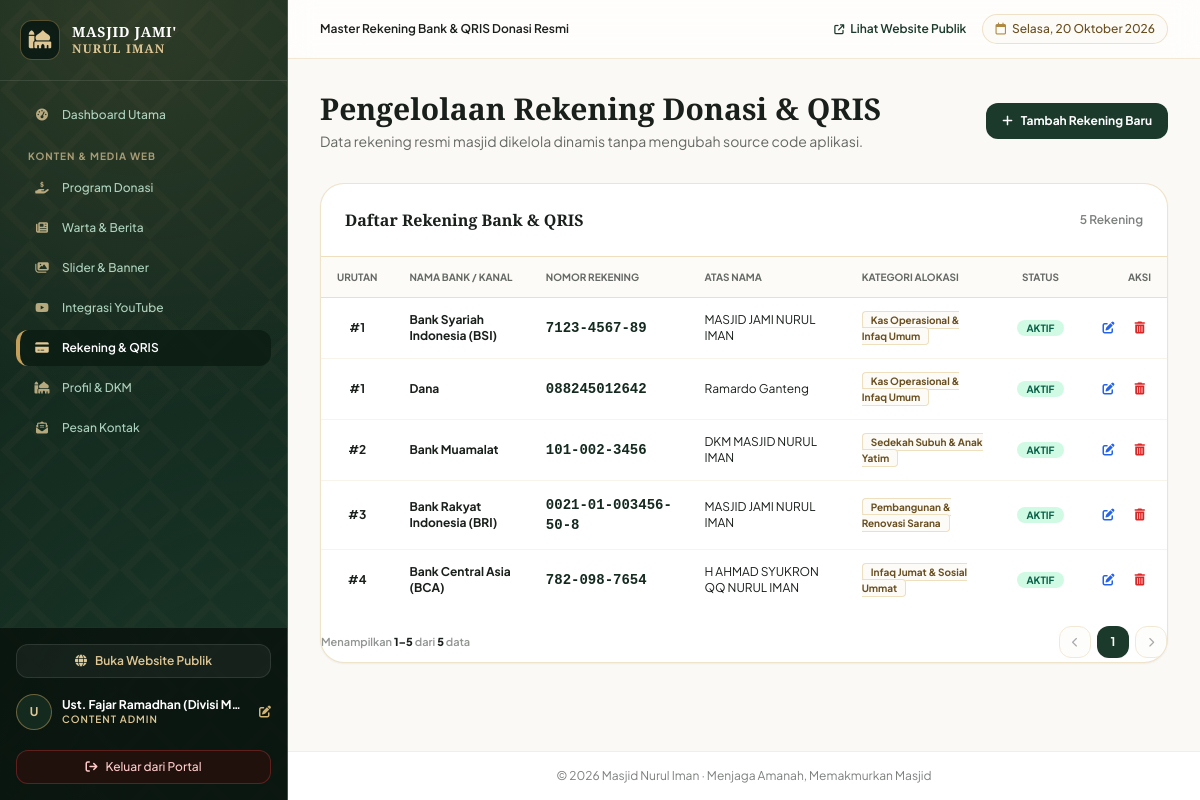
The page /admin/rekening-admin.php (signed in) on the database its author committed.
### tables this page shows
CREATE TABLE IF NOT EXISTS `rekening_donasi` (
  `id` int NOT NULL AUTO_INCREMENT,
  `nama_bank` varchar(50) NOT NULL,
  `nomor_rekening` varchar(50) NOT NULL,
  `atas_nama` varchar(100) NOT NULL,
  `kategori_donasi` varchar(100) NOT NULL DEFAULT 'Infaq & Kas Umum',
  `logo_bank` varchar(255) DEFAULT NULL,
  `qris_image` varchar(255) DEFAULT NULL,
  `is_active` tinyint(1) NOT NULL DEFAULT '1',
  `urutan` int NOT NULL DEFAULT '1',
  `created_at` timestamp NULL DEFAULT CURRENT_TIMESTAMP,
  PRIMARY KEY (`id`),
  KEY `idx_rekening_active` (`is_active`)
);

### admin/rekening-admin.php (the view, shortened to what this page needs)
<?php
require_once __DIR__ . '/../config/database.php';
$pag = paginate_data($pdo, "SELECT * FROM rekening_donasi ORDER BY urutan ASC, id ASC", [], 10);
$rekening = $pag['items'];
require_once __DIR__ . '/../layouts/header.php';
require_once __DIR__ . '/../layouts/sidebar.php';
?>
<div class="flex flex-col sm:flex-row sm:items-center justify-between gap-4">
    <div>
        <h2 class="text-2xl sm:text-3xl font-bold text-warm-900 font-classic">
            Pengelolaan Rekening Donasi &amp; QRIS
        </h2>
        <p class="text-xs sm:text-sm text-warm-800/70 mt-1">
            Data rekening resmi masjid dikelola dinamis tanpa mengubah source code aplikasi.
        </p>
    </div>
    <button type="button" onclick="bukaModalRekening()" class="px-4 py-2.5 rounded-xl bg-cypress-700 hover:bg-cypress-800 text-white font-bold text-xs shadow-xs transition flex items-center gap-2">
        <i class="fa-solid fa-plus"></i>
        <span>Tambah Rekening Baru</span>
    </button>
</div>
<div class="bg-white rounded-3xl border border-antique-300/50 shadow-sm overflow-hidden">
    <div class="p-6 border-b border-antique-200 flex items-center justify-between">
        <h3 class="font-classic text-base font-bold text-warm-900">
            Daftar Rekening Bank &amp; QRIS
        </h3>
        <span class="text-xs text-warm-800/60 font-semibold"><?= number_format($pag['total']) ?> Rekening</span>
    </div>
    <div class="overflow-x-auto">
        <table class="w-full text-left text-xs">
            <thead>
                <tr class="border-b border-antique-200 bg-warm-50/70 text-warm-800/70 uppercase text-[10px] font-bold">
                    <th class="py-3 px-4 text-center">Urutan</th>
                    <th class="py-3 px-4">Nama Bank / Kanal</th>
                    <th class="py-3 px-4">Nomor Rekening</th>
                    <th class="py-3 px-4">Atas Nama</th>
                    <th class="py-3 px-4">Kategori Alokasi</th>
                    <th class="py-3 px-4 text-center">Status</th>
                    <th class="py-3 px-4 text-right">Aksi</th>
                </tr>
            </thead>
            <tbody class="divide-y divide-antique-100">
                <?php foreach ($rekening as $r): ?>
                    <tr class="hover:bg-warm-50/60 transition">
                        <td class="py-3.5 px-4 text-center font-bold text-warm-900">
                            #<?= $r['urutan'] ?>
                        </td>
                        <td class="py-3.5 px-4 font-bold text-warm-900">
                            <?= e($r['nama_bank']) ?>
                        </td>
                        <td class="py-3.5 px-4 font-mono font-bold text-cypress-800 text-sm">
                            <?= e($r['nomor_rekening']) ?>
                        </td>
                        <td class="py-3.5 px-4 text-warm-900">
                            <?= e($r['atas_nama']) ?>
                        </td>
                        <td class="py-3.5 px-4">
                            <span class="px-2 py-0.5 rounded text-[10px] font-bold bg-antique-50 text-antique-800 border border-antique-200">
                                <?= e($r['kategori_donasi']) ?>
                            </span>
                        </td>
                        <td class="py-3.5 px-4 text-center whitespace-nowrap">
                            <span class="px-2.5 py-0.5 rounded-full text-[10px] font-bold uppercase <?= $r['is_active'] ? 'bg-emerald-100 text-emerald-800' : 'bg-stone-200 text-stone-600' ?>">
                                <?= $r['is_active'] ? 'Aktif' : 'Nonaktif' ?>
                            </span>
                        </td>
                        <td class="py-3.5 px-4 text-right whitespace-nowrap">
                            <div class="flex items-center justify-end gap-2">
                                <button type="button" data-rekening="<?= htmlspecialchars(json_encode($r, JSON_UNESCAPED_UNICODE), ENT_QUOTES, 'UTF-8') ?>" onclick="editRekeningSafe(this)" class="p-1.5 rounded-lg text-blue-600 hover:bg-blue-50" title="Edit">
                                    <i class="fa-solid fa-pen-to-square"></i>
                                </button>
                                <a href="rekening-admin?hapus=<?= $r['id'] ?>" data-hapus data-judul="Hapus Rekening" data-pesan="Rekening <?= e($r['nama_bank'] ?? '') ?> a.n. <?= e($r['atas_nama'] ?? '') ?> akan dihapus. Lanjutkan?" class="p-1.5 rounded-lg text-red-600 hover:bg-red-50" title="Hapus">
                                    <i class="fa-solid fa-trash-can"></i>
                                </a>
                            </div>
                        </td>
                    </tr>
                <?php endforeach; ?>
            </tbody>
        </table>
    </div>
    <?php render_pagination($pag['totalHalaman'], $pag['halaman'], $pag['total'], $pag['dari'], $pag['sampai']); ?>
</div>
<?php require_once __DIR__ . '/../layouts/footer.php'; ?>

### config/helpers.php (shortened to what this page needs)
<?php
function e($text) {
    return htmlspecialchars((string)($text ?? ''), ENT_QUOTES, 'UTF-8');
}
function paginate_data($pdo, $sql, $params = [], $perHalaman = 10) {
    $perHalaman = max(1, (int)$perHalaman);
    $stmtCount = $pdo->prepare("SELECT COUNT(*) FROM (" . $sql . ") AS sub_paginator");
    $stmtCount->execute($params);
    $total = (int)$stmtCount->fetchColumn();
    $totalHalaman = (int)ceil($total / $perHalaman);
    $totalHalaman = max(1, $totalHalaman);
    $halaman = (int)($_GET['page'] ?? 1);
    $offset = ($halaman - 1) * $perHalaman;
    $stmt = $pdo->prepare($sql . " LIMIT ? OFFSET ?");
    $i = 1;
    $stmt->bindValue($i++, (int)$perHalaman, PDO::PARAM_INT);
    $stmt->bindValue($i, (int)$offset, PDO::PARAM_INT);
    $stmt->execute();
    $items = $stmt->fetchAll();
    $dari   = $total === 0 ? 0 : ($offset + 1);
    $sampai = min($offset + $perHalaman, $total);
    return [
        'items'        => $items,
        'total'        => $total,
        'halaman'      => $halaman,
        'totalHalaman' => $totalHalaman,
        'dari'         => $dari,
        'sampai'       => $sampai,
    ];
}
function render_pagination($totalHalaman, $halaman, $total = 0, $dari = 0, $sampai = 0) {
    $query = $_GET;
    $q = function ($page) use ($query) {
        $query['page'] = $page;
        return '?' . http_build_query($query);
    };
    echo '<div class="flex flex-col sm:flex-row items-center justify-between gap-3 pt-4 pb-1 text-xs">';
    echo '<span class="text-[11px] text-warm-800/50 font-semibold">Menampilkan <b class="text-warm-900">' . $dari . '&ndash;' . $sampai . '</b> dari <b class="text-warm-900">' . $total . '</b> data</span>';
    echo '<nav class="flex items-center gap-1.5" aria-label="Pagination">';
    $prevHalaman = max(1, $halaman - 1);
    $prevDisabled = $halaman <= 1;
    echo '<a href="' . e($q($prevHalaman)) . '" class="w-8 h-8 rounded-xl bg-warm-50 border border-antique-300 text-warm-800 flex items-center justify-center transition ' . ($prevDisabled ? 'pointer-events-none opacity-40' : 'hover:bg-antique-100') . '" title="Sebelumnya">';
    echo '<i class="fa-solid fa-chevron-left text-[10px]"></i></a>';
    $mulai = max(1, $halaman - 2);
    $akhir = min($totalHalaman, $halaman + 2);
    for ($i = $mulai; $i <= $akhir; $i++) {
        if ($i === $halaman) {
            echo '<span class="w-8 h-8 rounded-xl bg-cypress-700 text-white font-bold shadow-xs flex items-center justify-center">' . $i . '</span>';
        } else {
            echo '<a href="' . e($q($i)) . '" class="w-8 h-8 rounded-xl bg-warm-50 border border-antique-300 text-warm-800 hover:bg-antique-100 flex items-center justify-center font-semibold transition">' . $i . '</a>';
        }
    }
    $nextHalaman = min($totalHalaman, $halaman + 1);
    $nextDisabled = $halaman >= $totalHalaman;
    echo '<a href="' . e($q($nextHalaman)) . '" class="w-8 h-8 rounded-xl bg-warm-50 border border-antique-300 text-warm-800 flex items-center justify-center transition ' . ($nextDisabled ? 'pointer-events-none opacity-40' : 'hover:bg-antique-100') . '" title="Berikutnya">';
    echo '<i class="fa-solid fa-chevron-right text-[10px]"></i></a>';
    echo '</nav>';
    echo '</div>';
}

### assets/css/classic-theme.css (style rules this page uses)
:root { --color-primary: #183728; --color-primary-dark: #11271d; --color-primary-light: #224937; --color-accent-gold: #c5a059; --color-accent-gold-light: #dfc896; --color-accent-gold-dark: #9e7b36; --color-bg-body: #fbf9f5; --color-bg-surface: #ffffff; --color-bg-muted: #f4efe4; --color-border-subtle: #e8e2d4; --color-border-gold: #dbc8a2; --color-text-main: #1b2620; --color-text-muted: #5e6d64; }
body { font-family: 'Plus Jakarta Sans', sans-serif; background-color: var(--color-bg-body); color: var(--color-text-main); -webkit-font-smoothing: antialiased; }
.font-classic { font-family: 'Cinzel', serif; }
.pattern-arabesque-light { background-color: #fbf9f5; background-image: radial-gradient(#183728 0.55px, transparent 0.55px), radial-gradient(#c5a059 0.55px, #fbf9f5 0.55px); background-size: 22px 22px; background-position: 0 0, 11px 11px; }

### rows shown on the page
rekening_donasi: urutan "1", nama_bank "Bank Syariah Indonesia (BSI)", nomor_rekening "7123-4567-89", atas_nama "MASJID JAMI NURUL IMAN", kategori_donasi "Kas Operasional & Infaq Umum", is_active "AKTIF"
rekening_donasi: urutan "1", nama_bank "Dana", nomor_rekening "088245012642", atas_nama "Ramardo Ganteng", kategori_donasi "Kas Operasional & Infaq Umum", is_active "AKTIF", id "5"
rekening_donasi: urutan "2", nama_bank "Bank Muamalat", nomor_rekening "101-002-3456", atas_nama "DKM MASJID NURUL IMAN", kategori_donasi "Sedekah Subuh & Anak Yatim", is_active "AKTIF"
rekening_donasi: urutan "3", nama_bank "Bank Rakyat Indonesia (BRI)", nomor_rekening "0021-01-003456-50-8", atas_nama "MASJID JAMI NURUL IMAN", kategori_donasi "Pembangunan & Renovasi Sarana", is_active "AKTIF"
rekening_donasi: urutan "4", nama_bank "Bank Central Asia (BCA)", nomor_rekening "782-098-7654", atas_nama "H AHMAD SYUKRON QQ NURUL IMAN", kategori_donasi "Infaq Jumat & Sosial Ummat", is_active "AKTIF"

### other values the page prints
substr($user['nama'] ?? 'A', 0, 1) "U"
$user['nama'] "Ust. Fajar Ramadhan (Divisi M…"
str_replace('_', ' ', $userRole) "CONTENT ADMIN"
$pageSubtitle "Master Rekening Bank & QRIS Donasi Resmi"
$tanggalLengkap "Selasa, 20 Oktober 2026"
$pag['total'] "5"
$dari "1"
